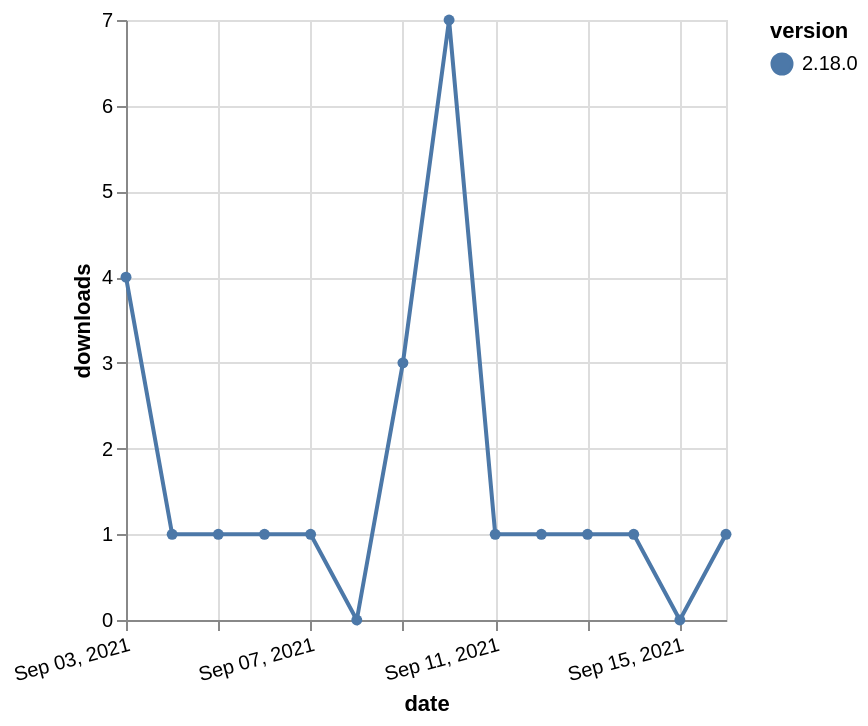

Vega-Lite specification for this chart:
### Vega-Lite specification from a JSON file in a GitHub repository (floating-point values rounded to 4 significant figures)
{"$schema": "https://vega.github.io/schema/vega-lite/v5.json", "description": "A simple bar chart with embedded data.", "data": {"values": [{"date": "2021-09-03", "total": 600, "delta": 4, "version": "2.18.0"}, {"date": "2021-09-04", "total": 601, "delta": 1, "version": "2.18.0"}, {"date": "2021-09-05", "total": 602, "delta": 1, "version": "2.18.0"}, {"date": "2021-09-06", "total": 603, "delta": 1, "version": "2.18.0"}, {"date": "2021-09-07", "total": 604, "delta": 1, "version": "2.18.0"}, {"date": "2021-09-08", "total": 604, "delta": 0, "version": "2.18.0"}, {"date": "2021-09-09", "total": 607, "delta": 3, "version": "2.18.0"}, {"date": "2021-09-10", "total": 614, "delta": 7, "version": "2.18.0"}, {"date": "2021-09-11", "total": 615, "delta": 1, "version": "2.18.0"}, {"date": "2021-09-12", "total": 616, "delta": 1, "version": "2.18.0"}, {"date": "2021-09-13", "total": 617, "delta": 1, "version": "2.18.0"}, {"date": "2021-09-14", "total": 618, "delta": 1, "version": "2.18.0"}, {"date": "2021-09-15", "total": 618, "delta": 0, "version": "2.18.0"}, {"date": "2021-09-16", "total": 619, "delta": 1, "version": "2.18.0"}]}, "width": "container", "mark": {"type": "line", "point": {"filled": true}}, "encoding": {"x": {"field": "date", "type": "temporal", "timeUnit": "yearmonthdate", "title": "date", "axis": {"labelAngle": -15}}, "y": {"field": "delta", "type": "quantitative", "title": "downloads"}, "color": {"field": "version", "type": "nominal"}, "tooltip": {"field": "delta"}}}
